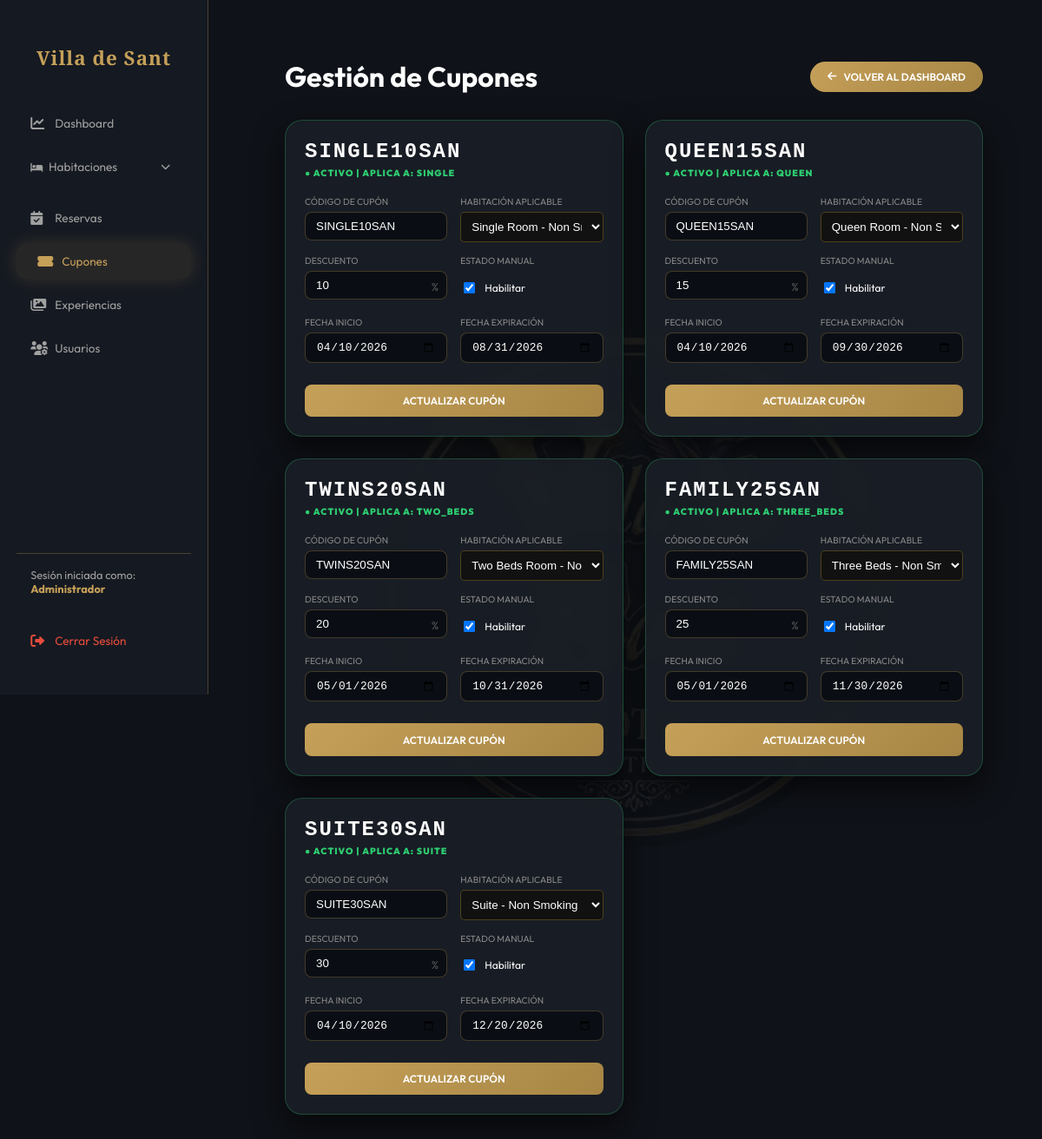
Before: /?action=admin-cupones (signed in) with the older database file.
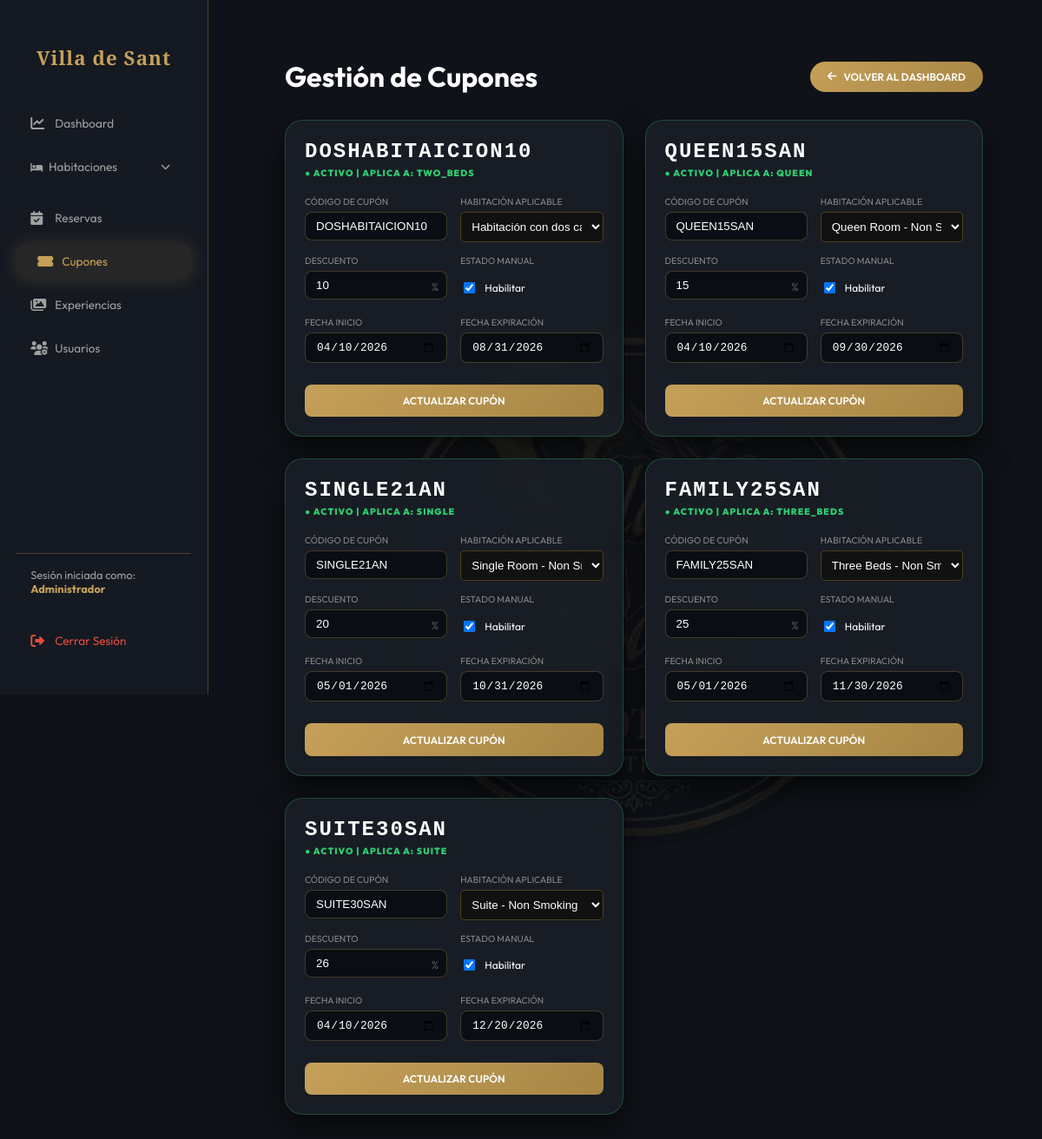
After: the same page with the newer database file.
### tables this page shows
CREATE TABLE `cupones` (
  `id` int(11) NOT NULL,
  `habitacion_tipo` varchar(50) DEFAULT NULL COMMENT 'Aplica a todo un tipo. NULL = global',
  `codigo` varchar(20) NOT NULL,
  `descuento` int(11) NOT NULL,
  `fecha_inicio` date NOT NULL,
  `fecha_fin` date NOT NULL,
  `activo` tinyint(1) DEFAULT 1,
  `created_at` timestamp NOT NULL DEFAULT current_timestamp()
);

### controllers/AdminController.php (called while the page is built, shortened)
<?php
class AdminController {
    public function cupones() {
        require_once 'views/admin/cupones.php';
    }
}
?>

### views/admin/cupones.php (the view, shortened to what the changed rows need)
<?php
$db = (new Database())->getConnection();
$cupones = $db->query("SELECT * FROM cupones ORDER BY created_at DESC")->fetchAll(PDO::FETCH_ASSOC);
$categorias = $db->query("SELECT DISTINCT tipo, nombre FROM habitaciones ORDER BY precio ASC")->fetchAll(PDO::FETCH_ASSOC);
include_once "views/layouts/admin_header.php";
?>
<div class="admin-container" style="color: white; padding: 20px;">
    <div style="display: flex; justify-content: space-between; align-items: center; margin-bottom: 30px; flex-wrap: wrap; gap: 15px;">
        <h2 class="serif gold-text" style="font-size: clamp(1.4rem, 4vw, 2rem); margin: 0;">Gestión de Cupones</h2>
    </div>
    <div style="display: grid; grid-template-columns: repeat(auto-fill, minmax(320px, 1fr)); gap: 25px;">
        <?php foreach ($cupones as $cup):
            $today = date('Y-m-d');
            $is_expired = ($cup['fecha_fin'] < $today);
            $status_color = ($cup['activo'] && !$is_expired) ? '#2ecc71' : '#e74c3c';
            $status_label = $cup['activo'] ? ($is_expired ? 'EXPIRADO (INACTIVO)' : 'ACTIVO') : 'DESACTIVADO';
        ?>
        <div class="glass-card" style="padding: 22px; position: relative; border-color: <?php echo $status_color; ?>44;">
            <div style="margin-bottom: 20px;">
                <div style="font-family: 'Space Mono', monospace; font-size: 1.5rem; color: var(--primary-gold); font-weight: 800; letter-spacing: 2px;">
                    <?php echo htmlspecialchars($cup['codigo']); ?>
                </div>
                <div style="font-size: 0.65rem; color: <?php echo $status_color; ?>; font-weight: 900; letter-spacing: 1px; margin-top: 5px;">
                    ● <?php echo $status_label; ?>
                    <?php if($cup['habitacion_tipo']): ?> | APLICA A: <?php echo strtoupper($cup['habitacion_tipo']); ?><?php else: ?> | GLOBAL<?php endif; ?>
                </div>
            </div>
            <form method="POST">
                <div style="display: grid; grid-template-columns: 1fr 1fr; gap: 15px; margin-bottom: 15px;">
                    <div>
                        <label style="display: block; font-size: 0.65rem; color: #888; margin-bottom: 5px;">CÓDIGO DE CUPÓN</label>
                        <input type="text" name="codigo" value="<?php echo htmlspecialchars($cup['codigo']); ?>" style="width: 100%; text-transform: uppercase;" required>
                    </div>
                    <div>
                        <label style="display: block; font-size: 0.65rem; color: #888; margin-bottom: 5px;">HABITACIÓN APLICABLE</label>
                        <select name="habitacion_tipo" style="width: 100%; padding: 8px; border-radius: 5px; border: 1px solid rgba(212,175,55,0.3); background: #111; color: white;">
                            <?php foreach($categorias as $cat): ?>
                                <option value="<?php echo $cat['tipo']; ?>" <?php echo $cup['habitacion_tipo'] === $cat['tipo'] ? 'selected' : ''; ?>>
                                    <?php echo htmlspecialchars($cat['nombre']); ?>
                                </option>
                            <?php endforeach; ?>
                        </select>
                    </div>
                </div>
                <div style="display: grid; grid-template-columns: 1fr 1fr; gap: 15px; margin-bottom: 15px;">
                    <div>
                        <label style="display: block; font-size: 0.65rem; color: #888; margin-bottom: 5px;">DESCUENTO</label>
                        <div style="position: relative;">
                            <input type="number" name="descuento" value="<?php echo $cup['descuento']; ?>" style="width: 100%; padding-right: 25px;">
                            <span style="position: absolute; right: 10px; top: 10px; color: #555;">%</span>
                        </div>
                    </div>
                    <div>
                        <label style="display: block; font-size: 0.65rem; color: #888; margin-bottom: 5px;">ESTADO MANUAL</label>
                        <div style="display: flex; align-items: center; gap: 8px; height: 38px;">
                            <input type="checkbox" name="activo" id="act-<?php echo $cup['id']; ?>" <?php echo $cup['activo'] ? 'checked' : ''; ?> style="width: auto;">
                            <label for="act-<?php echo $cup['id']; ?>" style="font-size: 0.75rem;">Habilitar</label>
                        </div>
                    </div>
                </div>
                <div style="display: grid; grid-template-columns: 1fr 1fr; gap: 15px; margin-bottom: 25px;">
                    <div>
                        <label style="display: block; font-size: 0.65rem; color: #888; margin-bottom: 5px;">FECHA INICIO</label>
                        <input type="date" name="fecha_inicio" value="<?php echo $cup['fecha_inicio']; ?>" style="width: 100%; font-size: 0.8rem;">
                    </div>
                    <div>
                        <label style="display: block; font-size: 0.65rem; color: #888; margin-bottom: 5px;">FECHA EXPIRACIÓN</label>
                        <input type="date" name="fecha_fin" value="<?php echo $cup['fecha_fin']; ?>" style="width: 100%; font-size: 0.8rem; border-color: <?php echo $is_expired ? '#e74c3c' : 'rgba(197, 160, 89, 0.3)'; ?>;">
                    </div>
                </div>
                <button type="submit" name="save_coupon" class="btn-gold" style="width: 100%; justify-content: center; font-size: 0.75rem;">
                    ACTUALIZAR CUPÓN
                </button>
            </form>
        </div>
        <?php endforeach; ?>
    </div>
</div>
<?php include_once "views/layouts/admin_header.php"; ?>

Changed rows visible on the page:
removed cupones: codigo "SINGLE10SAN", status_label "ACTIVO", habitacion_tipo "SINGLE", habitacion_tipo "Single Room - Non Smoking", descuento "10", activo "☑", fecha_inicio "04/10/2026", fecha_fin "08/31/2026"
added cupones: codigo "DOSHABITAICION10", status_label "ACTIVO", habitacion_tipo "TWO_BEDS", habitacion_tipo "Habitación con dos camas - No fumadores", descuento "10", activo "☑", fecha_inicio "04/10/2026", fecha_fin "08/31/2026"
changed cupones: codigo "TWINS20SAN" → "SINGLE21AN"; habitacion_tipo "TWO_BEDS" → "SINGLE"; habitacion_tipo "Two Beds Room - Non Smoking" → "Single Room - Non Smoking"
changed cupones "SUITE30SAN": descuento "30" → "26"
